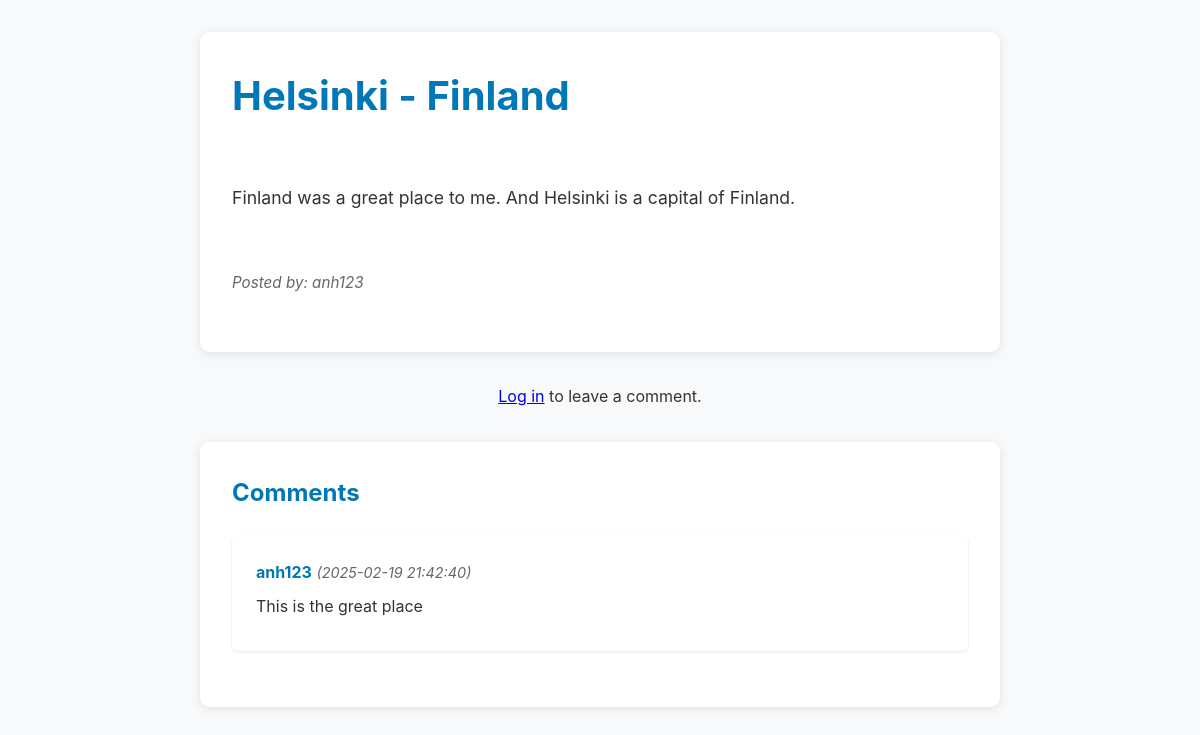
The page /post.php?id=1 on the database its author committed.
### tables this page shows
CREATE TABLE `blog_posts` (
  `id` int(11) NOT NULL,
  `title` varchar(100) NOT NULL,
  `content` text NOT NULL,
  `user_id` int(11) DEFAULT NULL
);

CREATE TABLE `users` (
  `id` int(11) NOT NULL,
  `username` varchar(50) NOT NULL,
  `email` varchar(100) NOT NULL,
  `password` varchar(255) NOT NULL
);

CREATE TABLE `comments` (
  `id` int(11) NOT NULL,
  `post_id` int(11) NOT NULL,
  `user_id` int(11) NOT NULL,
  `comment` text NOT NULL,
  `created_at` timestamp NOT NULL DEFAULT current_timestamp()
);

### post.php (the view, shortened to what this page needs)
<?php
require 'db.php';
$post_id = $_GET['id'];
$sql = "SELECT blog_posts.*, users.username
        FROM blog_posts
        JOIN users ON blog_posts.user_id = users.id
        WHERE blog_posts.id = ?";
$stmt = $conn->prepare($sql);
$stmt->bind_param("i", $post_id);
$stmt->execute();
$result = $stmt->get_result();
$post = $result->fetch_assoc();
?>
<!DOCTYPE html>
<html lang="en">
<head>
    <link rel="stylesheet" href="style.css?v=1.0">
</head>
<body>
    <div class="post-container">
        <h1><?php echo htmlspecialchars($post['title']); ?></h1>
        <p><?php echo nl2br(htmlspecialchars($post['content'])); ?></p>
        <p><em>Posted by: <?php echo htmlspecialchars($post['username']); ?></em></p>
    </div>
    <?php if (isset($_SESSION['user_id'])): ?>
        <div class="comment-form">
            <h3>Leave a Comment</h3>
            <form action="addComment.php" method="POST">
                <textarea name="comment" placeholder="Write your comment..." required></textarea>
                <input type="hidden" name="post_id" value="<?php echo $post_id; ?>">
                <button type="submit">Submit Comment</button>
            </form>
        </div>
    <?php else: ?>
        <p id ="text" ><a href="login.php">Log in</a> to leave a comment.</p>
    <?php endif; ?>
    <div class="comments-section">
        <h3>Comments</h3>
        <?php
        $sql = "SELECT comments.*, users.username
                FROM comments
                JOIN users ON comments.user_id = users.id
                WHERE post_id = ?
                ORDER BY created_at DESC";
        $stmt = $conn->prepare($sql);
        $stmt->bind_param("i", $post_id);
        $stmt->execute();
        $result = $stmt->get_result();
        if ($result->num_rows > 0) {
            while ($comment = $result->fetch_assoc()) {
                echo "<div class='comment'>";
                echo "<p><strong>" . htmlspecialchars($comment['username']) . "</strong> <em>(" . $comment['created_at'] . ")</em></p>";
                echo "<p>" . nl2br(htmlspecialchars($comment['comment'])) . "</p>";
                echo "</div>";
            }
        } else {
            echo "<p>No comments yet. Be the first to comment!</p>";
        }
        ?>
    </div>
</body>
</html>

### style.css (style rules this page uses)
* { margin: 0; padding: 0; box-sizing: border-box; }
:root { --primary-color: #00b4d8; --secondary-color: #0077b6; --background-color: #f8f9fa; --text-color: #333333; --error-color: #dc3545; --success-color: #28a745; --border-color: #dee2e6; --input-background: #ffffff; --box-shadow: 0 2px 10px rgba(0, 0, 0, 0.1); --header-bg-color: #ffffff; --footer-bg-color: #f1f1f1; }
body { font-family: 'Inter', -apple-system, BlinkMacSystemFont, 'Segoe UI', Roboto, Oxygen, Ubuntu, Cantarell, sans-serif; line-height: 1.6; background-color: var(--background-color); color: var(--text-color); }
.post-container { display: flex; flex-wrap: wrap; justify-content: center; flex-direction: column; grid-template-columns: repeat(auto-fit, minmax(300px, 1fr)); gap: 2rem; max-width: 1200px; margin: 0 auto; }
#text { margin: auto; font-size: 1rem; line-height: 1.6; color: var(--text-color); margin-bottom: 1.5rem; flex-grow: 1; text-align: center; }
.post-container { max-width: 800px; margin: 2rem auto; padding: 2rem; background-color: var(--input-background); border-radius: 10px; box-shadow: var(--box-shadow); }
.post-container h1 { color: var(--secondary-color); font-size: 2.5rem; margin-bottom: 1.5rem; }
.post-container p { font-size: 1.1rem; line-height: 1.6; color: var(--text-color); margin-bottom: 1.5rem; }
.post-container em { color: #666; font-size: 0.95rem; }
.comments-section { max-width: 800px; margin: 2rem auto; padding: 2rem; background-color: var(--input-background); border-radius: 10px; box-shadow: var(--box-shadow); }
.comments-section h3 { color: var(--secondary-color); font-size: 1.5rem; margin-bottom: 1.5rem; }
.comment { background-color: var(--input-background); padding: 1.5rem; border-radius: 6px; margin-bottom: 1.5rem; box-shadow: 0 1px 3px rgba(0, 0, 0, 0.1); }
.comment p { font-size: 1rem; line-height: 1.6; color: var(--text-color); margin-bottom: 0.5rem; }
.comment p strong { color: var(--secondary-color); }
.comment p em { color: #666; font-size: 0.9rem; }

### rows shown on the page
blog_posts: title "Helsinki - Finland", content "Finland was a great place to me. And Helsinki is a capital of Finland.", user.username "anh123"
comments: user.username "anh123", created_at "2025-02-19 21:42:40", comment "This is the great place"
